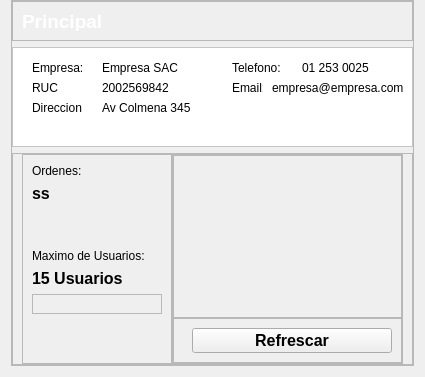
               <widget class="QWidget" name="pageA_Principal0">
                <property name="font">
                 <font>
                  <pointsize>8</pointsize>
                 </font>
                </property>
                <layout class="QHBoxLayout" name="horizontalLayout_5">
                 <property name="topMargin">
                  <number>0</number>
                 </property>
                 <item>
                  <widget class="QFrame" name="cuerpo">
                   <property name="minimumSize">
                    <size>
                     <width>0</width>
                     <height>0</height>
                    </size>
                   </property>
                   <property name="maximumSize">
                    <size>
                     <width>700</width>
                     <height>16777215</height>
                    </size>
                   </property>
                   <property name="styleSheet">
                    <string notr="true"/>
                   </property>
                   <property name="frameShape">
                    <enum>QFrame::StyledPanel</enum>
                   </property>
                   <property name="frameShadow">
                    <enum>QFrame::Raised</enum>
                   </property>
                   <layout class="QVBoxLayout" name="verticalLayout_3">
                    <property name="spacing">
                     <number>6</number>
                    </property>
                    <property name="leftMargin">
                     <number>0</number>
                    </property>
                    <property name="topMargin">
                     <number>0</number>
                    </property>
                    <property name="rightMargin">
                     <number>0</number>
                    </property>
                    <property name="bottomMargin">
                     <number>0</number>
                    </property>
                    <item>
                     <widget class="QFrame" name="Atitulo">
                      <property name="maximumSize">
                       <size>
                        <width>16777215</width>
                        <height>40</height>
                       </size>
                      </property>
                      <property name="frameShape">
                       <enum>QFrame::StyledPanel</enum>
                      </property>
                      <property name="frameShadow">
                       <enum>QFrame::Raised</enum>
                      </property>
                      <layout class="QVBoxLayout" name="verticalLayout_4">
                       <item>
                        <widget class="QLabel" name="label_2">
                         <property name="font">
                          <font>
                           <pointsize>14</pointsize>
                           <weight>75</weight>
                           <bold>true</bold>
                          </font>
                         </property>
                         <property name="styleSheet">
                          <string notr="true">color: rgb(255, 255, 255);</string>
                         </property>
                         <property name="text">
                          <string>Principal</string>
                         </property>
                        </widget>
                       </item>
                      </layout>
                     </widget>
                    </item>
                    <item>
                     <widget class="QFrame" name="Btexto">
                      <property name="minimumSize">
                       <size>
                        <width>0</width>
                        <height>100</height>
                       </size>
                      </property>
                      <property name="maximumSize">
                       <size>
                        <width>16777215</width>
                        <height>100</height>
                       </size>
                      </property>
                      <property name="styleSheet">
                       <string notr="true">background-color: rgb(255, 255, 255);</string>
                      </property>
                      <property name="frameShape">
                       <enum>QFrame::StyledPanel</enum>
                      </property>
                      <property name="frameShadow">
                       <enum>QFrame::Raised</enum>
                      </property>
                      <widget class="QLabel" name="label_13">
                       <property name="geometry">
                        <rect>
                         <x>20</x>
                         <y>10</y>
                         <width>51</width>
                         <height>21</height>
                        </rect>
                       </property>
                       <property name="text">
                        <string>Empresa:</string>
                       </property>
                      </widget>
                      <widget class="QLabel" name="label_14">
                       <property name="geometry">
                        <rect>
                         <x>90</x>
                         <y>10</y>
                         <width>91</width>
                         <height>21</height>
                        </rect>
                       </property>
                       <property name="text">
                        <string>Empresa SAC</string>
                       </property>
                      </widget>
                      <widget class="QLabel" name="label_15">
                       <property name="geometry">
                        <rect>
                         <x>90</x>
                         <y>30</y>
                         <width>91</width>
                         <height>21</height>
                        </rect>
                       </property>
                       <property name="text">
                        <string>2002569842</string>
                       </property>
                      </widget>
                      <widget class="QLabel" name="label_16">
                       <property name="geometry">
                        <rect>
                         <x>20</x>
                         <y>30</y>
                         <width>51</width>
                         <height>21</height>
                        </rect>
                       </property>
                       <property name="text">
                        <string>RUC</string>
                       </property>
                      </widget>
                      <widget class="QLabel" name="label_17">
                       <property name="geometry">
                        <rect>
                         <x>90</x>
                         <y>50</y>
                         <width>91</width>
                         <height>21</height>
                        </rect>
                       </property>
                       <property name="text">
                        <string>Av Colmena 345</string>
                       </property>
                      </widget>
                      <widget class="QLabel" name="label_22">
                       <property name="geometry">
                        <rect>
                         <x>20</x>
                         <y>50</y>
                         <width>51</width>
                         <height>21</height>
                        </rect>
                       </property>
                       <property name="text">
                        <string>Direccion</string>
                       </property>
                      </widget>
                      <widget class="QLabel" name="label_23">
                       <property name="geometry">
                        <rect>
                         <x>220</x>
                         <y>10</y>
                         <width>51</width>
                         <height>21</height>
                        </rect>
                       </property>
                       <property name="text">
                        <string>Telefono:</string>
                       </property>
                      </widget>
                      <widget class="QLabel" name="label_24">
                       <property name="geometry">
                        <rect>
                         <x>290</x>
                         <y>10</y>
                         <width>91</width>
                         <height>21</height>
                        </rect>
                       </property>
                       <property name="text">
                        <string>01 253 0025</string>
                       </property>
                      </widget>
                      <widget class="QLabel" name="label_28">
                       <property name="geometry">
                        <rect>
                         <x>260</x>
                         <y>30</y>
                         <width>131</width>
                         <height>21</height>
                        </rect>
                       </property>
                       <property name="text">
                        <string>empresa@empresa.com</string>
                       </property>
                      </widget>
                      <widget class="QLabel" name="label_31">
                       <property name="geometry">
                        <rect>
                         <x>220</x>
                         <y>30</y>
                         <width>31</width>
                         <height>21</height>
                        </rect>
                       </property>
                       <property name="text">
                        <string>Email:</string>
                       </property>
                      </widget>
                     </widget>
                    </item>
                    <item>
                     <widget class="QFrame" name="Cbody">
                      <property name="frameShape">
                       <enum>QFrame::StyledPanel</enum>
                      </property>
                      <property name="frameShadow">
                       <enum>QFrame::Raised</enum>
                      </property>
                      <layout class="QHBoxLayout" name="horizontalLayout_6">
                       <property name="spacing">
                        <number>0</number>
                       </property>
                       <property name="topMargin">
                        <number>0</number>
                       </property>
                       <property name="bottomMargin">
                        <number>0</number>
                       </property>
                       <item>
                        <widget class="QFrame" name="frame_8">
                         <property name="minimumSize">
                          <size>
                           <width>150</width>
                           <height>0</height>
                          </size>
                         </property>
                         <property name="maximumSize">
                          <size>
                           <width>150</width>
                           <height>16777215</height>
                          </size>
                         </property>
                         <property name="frameShape">
                          <enum>QFrame::StyledPanel</enum>
                         </property>
                         <property name="frameShadow">
                          <enum>QFrame::Raised</enum>
                         </property>
                         <layout class="QVBoxLayout" name="verticalLayout_7">
                          <item>
                           <widget class="QLabel" name="label_3">
                            <property name="font">
                             <font>
                              <pointsize>9</pointsize>
                             </font>
                            </property>
                            <property name="text">
                             <string>Ordenes:</string>
                            </property>
                           </widget>
                          </item>
                          <item>
                           <widget class="QLabel" name="txtTotal_item">
                            <property name="font">
                             <font>
                              <pointsize>12</pointsize>
                              <weight>75</weight>
                              <bold>true</bold>
                             </font>
                            </property>
                            <property name="text">
                             <string>ss</string>
                            </property>
                           </widget>
                          </item>
                          <item>
                           <spacer name="verticalSpacer_3">
                            <property name="orientation">
                             <enum>Qt::Vertical</enum>
                            </property>
                            <property name="sizeHint" stdset="0">
                             <size>
                              <width>20</width>
                              <height>40</height>
                             </size>
                            </property>
                           </spacer>
                          </item>
                          <item>
                           <widget class="QLabel" name="label_5">
                            <property name="font">
                             <font>
                              <pointsize>9</pointsize>
                             </font>
                            </property>
                            <property name="text">
                             <string>Maximo de Usuarios:</string>
                            </property>
                           </widget>
                          </item>
                          <item>
                           <widget class="QLabel" name="txtMaximo_item">
                            <property name="font">
                             <font>
                              <pointsize>12</pointsize>
                              <weight>75</weight>
                              <bold>true</bold>
                             </font>
                            </property>
                            <property name="text">
                             <string>15 Usuarios</string>
                            </property>
                           </widget>
                          </item>
                          <item>
                           <widget class="QFrame" name="frame_11">
                            <property name="minimumSize">
                             <size>
                              <width>0</width>
                              <height>20</height>
                             </size>
                            </property>
                            <property name="frameShape">
                             <enum>QFrame::StyledPanel</enum>
                            </property>
                            <property name="frameShadow">
                             <enum>QFrame::Raised</enum>
                            </property>
                           </widget>
                          </item>
                          <item>
                           <spacer name="verticalSpacer_2">
                            <property name="orientation">
                             <enum>Qt::Vertical</enum>
                            </property>
                            <property name="sizeHint" stdset="0">
                             <size>
                              <width>20</width>
                              <height>40</height>
                             </size>
                            </property>
                           </spacer>
                          </item>
                         </layout>
                        </widget>
                       </item>
                       <item>
                        <widget class="QFrame" name="frame_7">
                         <property name="frameShape">
                          <enum>QFrame::StyledPanel</enum>
                         </property>
                         <property name="frameShadow">
                          <enum>QFrame::Raised</enum>
                         </property>
                         <layout class="QVBoxLayout" name="verticalLayout_6">
                          <property name="spacing">
                           <number>0</number>
                          </property>
                          <property name="leftMargin">
                           <number>0</number>
                          </property>
                          <property name="topMargin">
                           <number>0</number>
                          </property>
                          <property name="rightMargin">
                           <number>0</number>
                          </property>
                          <property name="bottomMargin">
                           <number>0</number>
                          </property>
                          <item>
                           <widget class="QFrame" name="frame_9">
                            <property name="frameShape">
                             <enum>QFrame::StyledPanel</enum>
                            </property>
                            <property name="frameShadow">
                             <enum>QFrame::Raised</enum>
                            </property>
                            <layout class="QHBoxLayout" name="horizontalLayout_7">
                             <property name="spacing">
                              <number>0</number>
                             </property>
                             <property name="leftMargin">
                              <number>0</number>
                             </property>
                             <property name="topMargin">
                              <number>0</number>
                             </property>
                             <property name="rightMargin">
                              <number>0</number>
                             </property>
                             <property name="bottomMargin">
                              <number>0</number>
                             </property>
                            </layout>
                           </widget>
                          </item>
                          <item>
                           <widget class="QFrame" name="frame_10">
                            <property name="minimumSize">
                             <size>
                              <width>0</width>
                              <height>45</height>
                             </size>
                            </property>
                            <property name="maximumSize">
                             <size>
                              <width>16777215</width>
                              <height>45</height>
                             </size>
                            </property>
                            <property name="frameShape">
                             <enum>QFrame::StyledPanel</enum>
                            </property>
                            <property name="frameShadow">
                             <enum>QFrame::Raised</enum>
                            </property>
                            <layout class="QHBoxLayout" name="horizontalLayout_8">
                             <item>
                              <spacer name="horizontalSpacer">
                               <property name="orientation">
                                <enum>Qt::Horizontal</enum>
                               </property>
                               <property name="sizeHint" stdset="0">
                                <size>
                                 <width>9</width>
                                 <height>20</height>
                                </size>
                               </property>
                              </spacer>
                             </item>
                             <item>
                              <widget class="QPushButton" name="btnRefrescar">
                               <property name="minimumSize">
                                <size>
                                 <width>200</width>
                                 <height>25</height>
                                </size>
                               </property>
                               <property name="maximumSize">
                                <size>
                                 <width>200</width>
                                 <height>25</height>
                                </size>
                               </property>
                               <property name="font">
                                <font>
                                 <pointsize>12</pointsize>
                                 <weight>75</weight>
                                 <bold>true</bold>
                                </font>
                               </property>
                               <property name="text">
                                <string>Refrescar</string>
                               </property>
                              </widget>
                             </item>
                            </layout>
                           </widget>
                          </item>
                         </layout>
                        </widget>
                       </item>
                      </layout>
                     </widget>
                    </item>
                   </layout>
                  </widget>
                 </item>
                </layout>
               </widget>
